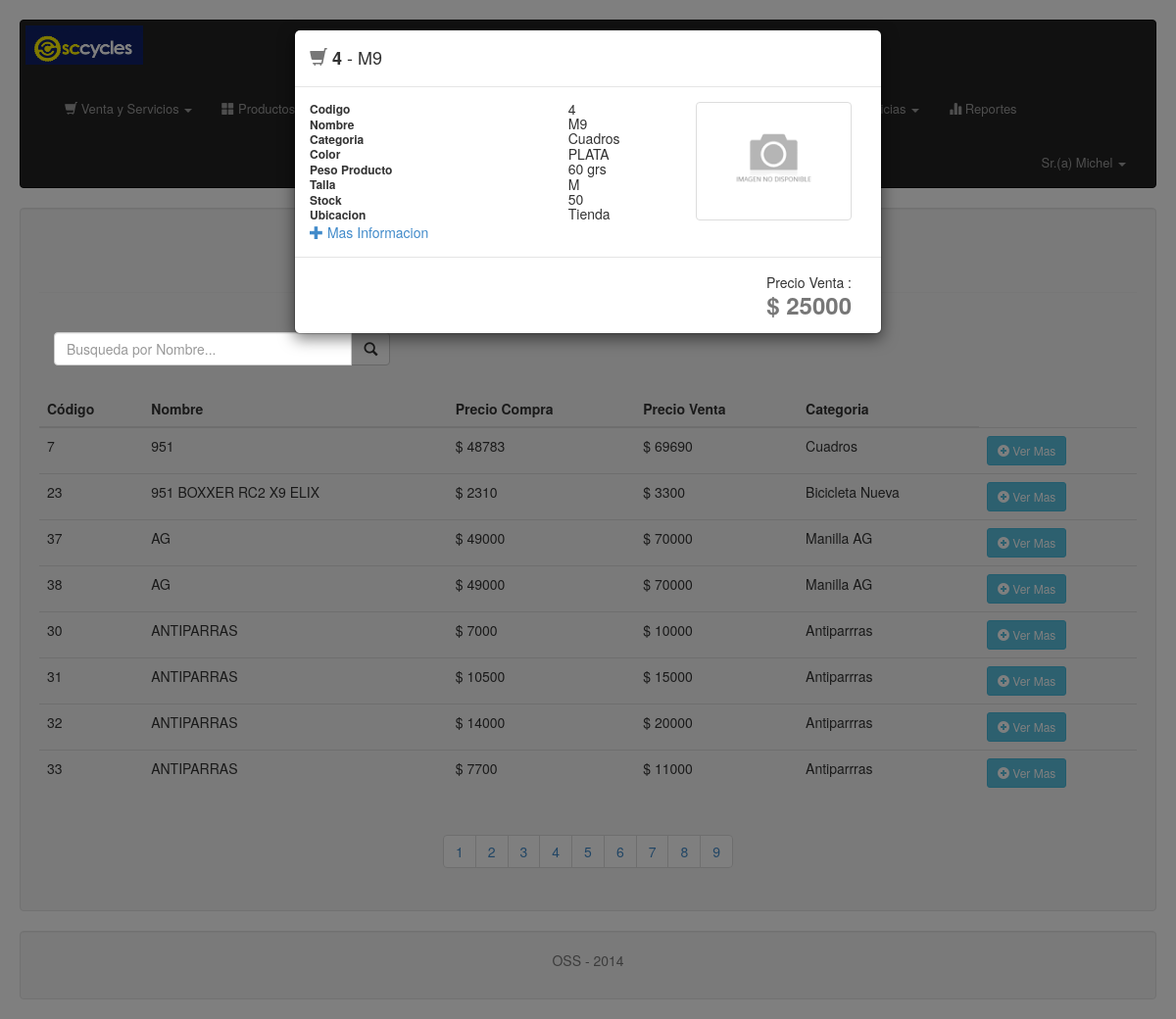
The page /admin/vista/vista_ver_producto.php?codigo=4 (signed in) on the database its author committed.
### tables this page shows
CREATE TABLE Productos
(
  pro_cod Varchar(14) NOT NULL,
  pro_nombre Varchar(200) NOT NULL,
  pro_precio_venta Int NOT NULL,
  pro_precio_compra Int NOT NULL,
  pro_imagen Varchar(200),
  pro_peso Int NOT NULL,
  pro_talla Varchar(10),
  pro_color Varchar(10),
  pro_descripcion Varchar(500),
  pro_estado Int NOT NULL,
  cat_id Int,
  marca_id Int,
 PRIMARY KEY (pro_cod)
);

CREATE TABLE Categorias
(
  cat_id Int NOT NULL AUTO_INCREMENT,
  cat_nombre Varchar(50) NOT NULL,
  cat_descripcion Varchar(100),
 PRIMARY KEY (cat_id)
);

### admin/modelo/modelo_productos.php (called while the page is built, shortened)
<?php
function conectar()
{
    $link=mysql_connect('localhost','root','') or die("Error en la Conexion.");
    return $link;
}
function buscaProductoDetalle($codigo){
    $link = conectar();
    $a=array();
    $x=0;
    $sql2 = "SELECT pr.pro_cod, pr.pro_nombre, pr.pro_precio_venta, pr.pro_precio_compra, pr.pro_imagen, pr.pro_peso,pr.pro_color,pr.pro_talla, cat.cat_nombre
        FROM productos pr,categorias cat
        WHERE pr.pro_cod = $codigo
        AND pr.cat_id = cat.cat_id";
    $res2= mysql_query($sql2, $link) or die("Error en: $sql2: " . mysql_error());
    while($f=mysql_fetch_assoc($res2))
    {
        $a[$x]=$f;
        $x++;
    }
    return $a;
}
function muestraProductos()
{
    $link=conectar();
    $a=array();
    $x=0;
    $sql=("SELECT pro.pro_cod, pro.pro_nombre, pro.pro_precio_compra, pro.pro_precio_venta, cat.cat_nombre FROM productos pro, categorias cat WHERE pro.cat_id = cat.cat_id AND pro_estado = 1 ORDER BY pro_nombre ASC");
    $res=mysql_query($sql, $link) or die("Error en: $sql: " . mysql_error());
    while($f=mysql_fetch_assoc($res))
    {
        $a[$x]=$f;
        $x++;
    }
    return $a;
}
?>

### admin/vista/vista_ver_producto.php (the view, shortened to what this page needs)
<?php
include('../modelo/modelo_productos.php');
$res = muestraProductos();
?>
<!DOCTYPE html>
<html lang="en">
<head>
    <link rel="stylesheet" type="text/css" href="../css/bootstrap.css"/>
    <link rel="stylesheet" type="text/css" href="../css/font-awesome.css"/>
</head>
<body>
<?php include($_SESSION['header']); ?>
<div class="well" style="height:auto;">
    <h3 class="text-center">Lista de Productos</h3>
    <br>
    <form id="iform" name="iform">
        <div class="col-xs-6 col-md-4">
            <div class="input-group">
                <input type="text" id="txt_consulta" name="txt_consulta" class="form-control"
                       placeholder="Busqueda por Nombre..." required/>
                <div class="input-group-btn">
                    <button type="submit" class="btn btn-default" id="btn_consulta">
                        <span class="glyphicon glyphicon-search"></span>
                    </button>
                </div>
            </div>
        </div>
    </form>
    <br>
    <br>
    <br>
    <table class="table">
        <thead>
        <tr>
            <th>
                Código
            </th>
            <th>
                Nombre
            </th>
            <th>
                Precio Compra
            </th>
            <th>
                Precio Venta
            </th>
            <th>
                Categoria
            </th>
        </tr>
        </thead>
        <tbody>
        <?php
        if (isset($_GET['txt_consulta']))
        {
            $res2 = muestraProductosNom($_GET['txt_consulta']);
            foreach ($res2 as $f) {
                echo(
                    "<tr class='post'>
            <td>" . $f['pro_cod'] . "</td>
            <td>" . $f['pro_nombre'] . "</td>
            <td>$" . $f['pro_precio_compra'] . "</td>
            <td>$" . $f['pro_precio_venta'] . "</td>
            <td>$" . $f['cat_nombre'] . "</td>
            </tr>"
                );
            }
        }
        else
        {
        ?>
        <?php if ($res == true) { ?>
        <?php
        foreach ($res as $f) {
            ?>
            <tr class="post">
                <th style="font-weight:100"><?php echo $f['pro_cod']; ?></th>
                <th style="font-weight:100"><?php echo $f['pro_nombre']; ?></th>
                <th style="font-weight:100">$ <?php echo $f['pro_precio_compra']; ?></th>
                <th style="font-weight:100">$ <?php echo $f['pro_precio_venta']; ?></th>
                <th style="font-weight:100"><?php echo $f['cat_nombre']; ?></th>
                <th style="font-weight:100"><a href="vista_ver_producto.php?codigo=<?php echo $f["pro_cod"]; ?>"
                                               class="btn btn-sm btn-info"><span
                            class='glyphicon glyphicon-plus-sign'></span> Ver Mas </a></th>
            </tr>
        <?php
        }
        ?>
        </tbody>
        <?php }
        else {
            echo("<tr><td><h4>&nbsp;&nbsp;&nbsp;No hay Productos</h4></td></tr>");
        }
        } ?>
    </table>
    <?php include('/includes/paginador.php'); ?>
    <?php include('/includes/footer.php'); ?>
    <?php include('/modal/modal_detalle_producto.php'); ?>
</body>
</html>

### admin/vista/includes/header_superadmin.php (shortened to what this page needs)
<nav class="navbar navbar-inverse" role="navigation">
    <div class="container-fluid">
        <div class="navbar-header">
            <a class="navbar-brand" href="vista_inicio_admin.php">
                <img alt="Brand" src="../img/logo.png" style="width:120px;height:40px;">
            </a>
        </div>
        <div class="collapse navbar-collapse" id="bs-example-navbar-collapse-1" style="font-size: 13px;">
            <ul class="nav navbar-nav">
                <li class="dropdown">
                    <a href="#" class="dropdown-toggle" data-toggle="dropdown" role="button" aria-expanded="false"> <span class="glyphicon glyphicon-shopping-cart"></span> Venta y Servicios <span class="caret"></span></a>
                </li>
                <li class="dropdown">
                    <a href="#" class="dropdown-toggle" data-toggle="dropdown" role="button" aria-expanded="false"> <span class="glyphicon glyphicon-th-large"></span> Productos <span class="caret"></span></a>
                </li>
                <li class="dropdown">
                    <a href="#" class="dropdown-toggle" data-toggle="dropdown" role="button" aria-expanded="false"> <span class="glyphicon glyphicon-inbox"></span> Stock <span class="caret"></span></a>
                </li>
                <li class="dropdown">
                    <a href="#" class="dropdown-toggle" data-toggle="dropdown" role="button" aria-expanded="false"> <span class="glyphicon glyphicon-list"></span> Categorias <span class="caret"></span></a>
                </li>
                <li> <a href="vista_pedidos.php"><span class="glyphicon glyphicon-list-alt"></span> Pedidos </a></li>
                <li class="dropdown">
                    <a href="#" class="dropdown-toggle" data-toggle="dropdown" role="button" aria-expanded="false"> <span class="glyphicon glyphicon-usd"></span> Gastos <span class="caret"></span></a>
                </li>
                <li class="dropdown">
                    <a href="#" class="dropdown-toggle" data-toggle="dropdown" role="button" aria-expanded="false"> <span class="glyphicon glyphicon-cog"></span> Sistema <span class="caret"></span></a>
                </li>
                <li class="dropdown">
                    <a href="#" class="dropdown-toggle" data-toggle="dropdown" role="button" aria-expanded="false"> <span class="glyphicon glyphicon-comment"></span> Noticias <span class="caret"></span></a>
                </li>
                <li>
                 <a href="reportes.php"><span class="glyphicon glyphicon-stats"></span> Reportes</a>
                </li>
            </ul>
            <ul class="nav navbar-nav navbar-right">
                <li class="dropdown">
                    <a class="dropdown-toggle" data-toggle="dropdown" role="button" aria-expanded="false">Sr.(a) <?php echo $_SESSION['usu_nombre']; ?> <span class="caret"></span></a>
                </li>
            </ul>
        </div>
    </div>
</nav>

### admin/vista/includes/paginador.php
<nav class="paginate text-center">
 </nav>
  </div>

### admin/vista/includes/footer.php
<section>
         <footer>
       <div class="well">
         <p class="text-muted" align="center">OSS - 2014</p>
   </div>
     </footer>
      </section>

### admin/vista/modal/modal_detalle_producto.php (shortened to what this page needs)
<?php
if (isset($_GET['codigo'])) {
    $res3 = buscaProductoDetalle($_GET['codigo']);
    foreach ($res3 as $b) {
        ?>
        <div class="modal fade" id="myModal" tabindex="-1" role="dialog" aria-labelledby="myModalLabel" aria-hidden="true">
            <div class="modal-dialog">
                <div class="modal-content">
                    <div class="modal-header">
                        <h4 class="modal-title" id="myModalLabel"><i class="text-muted glyphicon glyphicon-shopping-cart"></i> <strong><?php print($b["pro_cod"])?></strong><?php print(' - ' . $b["pro_nombre"]) ?></h4>
                    </div>
                    <div class="modal-body">
                        <table class="pull-left col-md-8 ">
                            <tbody>
                            <tr>
                                <td class="h6"><strong>Codigo</strong></td>
                                <td class="h5"><?php print($b["pro_cod"])?></td>
                            </tr>
                            <tr>
                                <td class="h6"><strong>Nombre</strong></td>
                                <td class="h5"><?php print($b["pro_nombre"]) ?> </td>
                            </tr>
                            <tr>
                                <td class="h6"><strong>Categoria</strong></td>
                                <td class="h5"><?php print($b["cat_nombre"]) ?> </td>
                            </tr>
                            <tr>
                                <td class="h6"><strong>Color</strong></td>
                                <td class="h5"><?php print($b["pro_color"]) ?> </td>
                            </tr>
                            <tr>
                                <td class="h6"><strong>Peso Producto</strong></td>
                                <td class="h5"><?php print($b["pro_peso"].' ')?>grs</td>
                            </tr>
                            <tr>
                                <td class="h6"><strong>Talla</strong></td>
                                <td class="h5"><?php print($b["pro_talla"]) ?> </td>
                            </tr>
                            <tr>
                                <td class="h6"><strong>Stock</strong></td>
                                <td class="h5">50</td>
                            </tr>
                            <tr>
                                <td class="h6"><strong>Ubicacion</strong></td>
                                <td class="h5">Tienda</td>
                            </tr>
                            <tr>
                                <td class="btn-mais-info text-primary">
                                    <i class="open_info glyphicon glyphicon-plus"></i> Mas Informacion
                                </td>
                                <td class="h5"></td>
                            </tr>
                            </tbody>
                        </table>
                        <div class="col-md-4">
                            <?php if (($b["pro_imagen"]==NULL) || ($b["pro_imagen"]=='')) {
                                echo('<img src="../img/no_imagen.png" alt="imagen" class="img-thumbnail">');
                            } else {
                                echo('<img src="../../' . $b["pro_imagen"] . '" alt="imagen" class="img-thumbnail">');
                            }
                            ?>
                        </div>
                        <div class="clearfix"></div>
                    </div>
                    <div class="modal-footer">
                        <div class="text-right pull-right col-md-3">
                            Precio Venta : <br/>
                            <span class="h3 text-muted"><strong><?php print('$ '. $b["pro_precio_venta"]) ?></strong></span>
                        </div>
                    </div>
                </div>
            </div>
        </div>
    <?php
    }
} ?>

### admin/vista/vista_ver_producto.php (style rules this page uses)
tbody > tr { cursor: pointer; }

### rows shown on the page
productos: pro_cod "7", pro_nombre "951", pro_precio_compra "48783", pro_precio_venta "69690", cat.cat_nombre "Cuadros"
productos: pro_cod "23", pro_nombre "951 BOXXER RC2 X9 ELIX", pro_precio_compra "2310", pro_precio_venta "3300", cat.cat_nombre "Bicicleta Nueva"
productos: pro_cod "37", pro_nombre "AG", pro_precio_compra "49000", pro_precio_venta "70000", cat.cat_nombre "Manilla AG"
productos: pro_cod "38", pro_nombre "AG", pro_precio_compra "49000", pro_precio_venta "70000", cat.cat_nombre "Manilla AG"
productos: pro_cod "30", pro_nombre "ANTIPARRAS", pro_precio_compra "7000", pro_precio_venta "10000", cat.cat_nombre "Antiparrras"
productos: pro_cod "31", pro_nombre "ANTIPARRAS", pro_precio_compra "10500", pro_precio_venta "15000", cat.cat_nombre "Antiparrras"
productos: pro_cod "32", pro_nombre "ANTIPARRAS", pro_precio_compra "14000", pro_precio_venta "20000", cat.cat_nombre "Antiparrras"
productos: pro_cod "33", pro_nombre "ANTIPARRAS", pro_precio_compra "7700", pro_precio_venta "11000", cat.cat_nombre "Antiparrras"
productos: pro_cod "4", pro_nombre "M9", cat.cat_nombre "Cuadros", pro_color "PLATA", pro_peso "60", pro_talla "M", pro_precio_venta "25000"

### other values the page prints
$_SESSION['usu_nombre'] "Michel"
